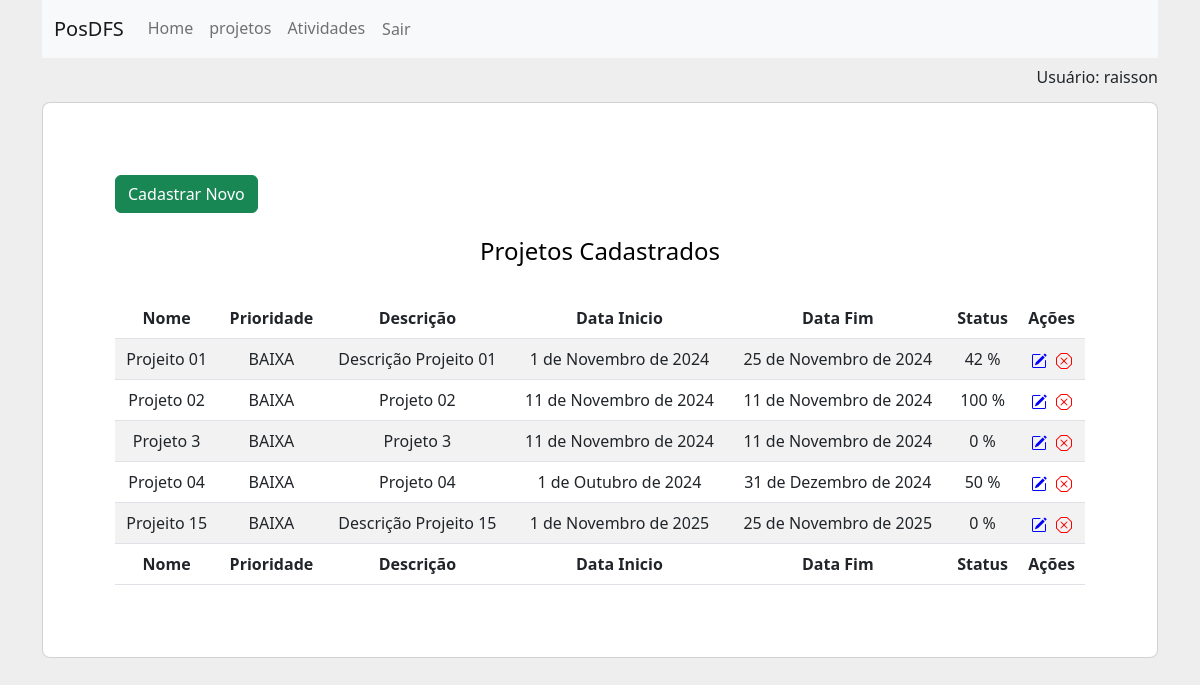
The app's page /projetos/ (signed in) with its own data.
### app/models.py (models this page shows, shortened)
class Projetos(models.Model):
    nome = models.CharField(max_length=200, blank=False, null=False, help_text='Informe o nome')
    prioridade = models.CharField(
        max_length=12,
        choices=TIPOS_PRIORIDADES,
        default='BAIXA',
    )
    descricao = models.TextField()
    data_inicio = models.DateField()
    data_fim = models.DateField()
    @property
    def percentual_concluido(self):
        atividades = self.atividades.all()  # Relacionamento inverso
        total_atividades = atividades.count()
        atividades_concluidas = atividades.filter(status_atividade="FINALIZADO").count()
        if total_atividades == 0:
            return 0  # Evita divisão por zero
        return int((atividades_concluidas / total_atividades) * 100)

### app/views.py (the view)
# urls.py: path('projetos/', ProjetosListCreateView.as_view(), name='projetos_api_list_create'),
@login_required
def projetos(request):
    dados = Projetos.objects.all()
    return render(request, 'projetos/projetos.html', {'dados': dados})

### app/templates/projetos/projetos.html (shortened to what this page needs)
{% extends 'base.html' %}
{% block content %}
    <div class="container" id="containerProject"><br />
        <div class="row d-flex justify-content-center align-items-center h-100">
            <div class="col-xl-12">
              <div class="card rounded-3 text-black">
                <div class="row g-0">
                  <div class="col-lg-12">
                    <div class="card-body p-md-5 mx-md-4">
                        <a href="/projetosform/"  title="Adicionar"><button  class='btn btn-success mt-4'  type="submit">Cadastrar Novo</button></a><br /><br />
        <center><h4>Projetos Cadastrados</h4></center>
    <div class="col-md-12 m-auto pt-4 pb-2 text-center">
    {% if dados|length > 0 %}
    <table id="example" class="table table-striped" style="width:100%">
        <thead>
            <tr>
                <th>Nome</th>
                <th>Prioridade</th>
                <th>Descrição</th>
                <th>Data Inicio</th>
                <th>Data Fim</th>
                <th>Status</th>
                <th>Ações</th>
            </tr>
        </thead>
        <tbody>
            {% for dado in dados %}
            <tr>
                <td>{{dado.nome}}</td>
                <td>{{dado.prioridade}}</td>
                <td>{{dado.descricao}}</td>
                <td>{{dado.data_inicio}}</td>
                <td>{{dado.data_fim}}</td>
                <td>{{dado.percentual_concluido}} %</td>
                <td>
                    <a href="/projetoseditar/{{dado.id}}/" title="Editar">
                      </a>
                      <a href="/projetosdeletar/{{dado.id}}/"  title="Deletar" style="margin-left:5px;">
                  </a></td>
            </tr>
            {% endfor %}
        </tbody>
        <tfoot>
            <tr>
                <th>Nome</th>
                <th>Prioridade</th>
                <th>Descrição</th>
                <th>Data Inicio</th>
                <th>Data Fim</th>
                <th>Status</th>
                <th>Ações</th>
            </tr>
        </tfoot>
    </table>
</div>
</div>
</div>
</div>
</div>
</div>
    {% endif %}
</div>
{% endblock %}

### app/templates/base.html (shortened to what this page needs)
<!DOCTYPE html>
<html lang="pt-br">
<head>
    <link href="https://cdn.jsdelivr.net/npm/bootstrap@5.2.2/dist/css/bootstrap.min.css" rel="stylesheet">
    <link href="https://cdn.datatables.net/2.1.8/css/dataTables.bootstrap5.css" rel="stylesheet">
</head>
<body>
    {% if user.is_authenticated %}
    <body>
    <div class="container">
        <div class="col-xl-12">
                <nav class="navbar navbar-expand-lg bg-light">
                    <div class="container-fluid">
                        <a class="navbar-brand" href="#">PosDFS</a>
                        <div class="collapse navbar-collapse" id="navbarNav">
                            <ul class="navbar-nav">
                                <li class="nav-item">
                                    <a class="nav-link"  href="/">Home</a>
                                </li>
                                <li class="nav-item">
                                    <a class="nav-link" href="/projetos/">projetos</a>
                                </li>
                                <li class="nav-item">
                                    <a class="nav-link" href="/atividades/">Atividades</a>
                                </li>
                                <li class="nav-item">
                                    <form action="{% url 'logout' %}" method="post" style="display: inline;">
                                        <button type="submit" class="nav-link btn">Sair</button>
                                    </form>
                                </li>
                            </ul>
                        </div>
                    </div>
                </nav>
                <div class="col-md-12 text-end margin_user">
                    Usuário: {{user.get_username}}
                </div>
        </div>
    </div>
</body>
    {% endif %}
    {% block content %}
    {% endblock %}
</body>
</html>

### app/templates/base.html (style rules this page uses)
body { background-color: #eeeeee; }
.margin_user { margin-top:7px; }

### app/templates/projetos/projetos.html (style rules this page uses)
#containerProject { margin-top:-11px; }

### records on screen
Projetos: nome "Projeito 01", prioridade "BAIXA", descricao "Descrição Projeito 01", data_inicio "1 de Novembro de 2024", data_fim "25 de Novembro de 2024", percentual_concluido "42"
Projetos: nome "Projeto 02", prioridade "BAIXA", descricao "Projeto 02", data_inicio "11 de Novembro de 2024", data_fim "11 de Novembro de 2024", percentual_concluido "100"
Projetos: nome "Projeto 3", prioridade "BAIXA", descricao "Projeto 3", data_inicio "11 de Novembro de 2024", data_fim "11 de Novembro de 2024", percentual_concluido "0"
Projetos: nome "Projeto 04", prioridade "BAIXA", descricao "Projeto 04", data_inicio "1 de Outubro de 2024", data_fim "31 de Dezembro de 2024", percentual_concluido "50"
Projetos: nome "Projeito 15", prioridade "BAIXA", descricao "Descrição Projeito 15", data_inicio "1 de Novembro de 2025", data_fim "25 de Novembro de 2025", percentual_concluido "0"

### other values on screen
{{ user.get_username }} "raisson"
